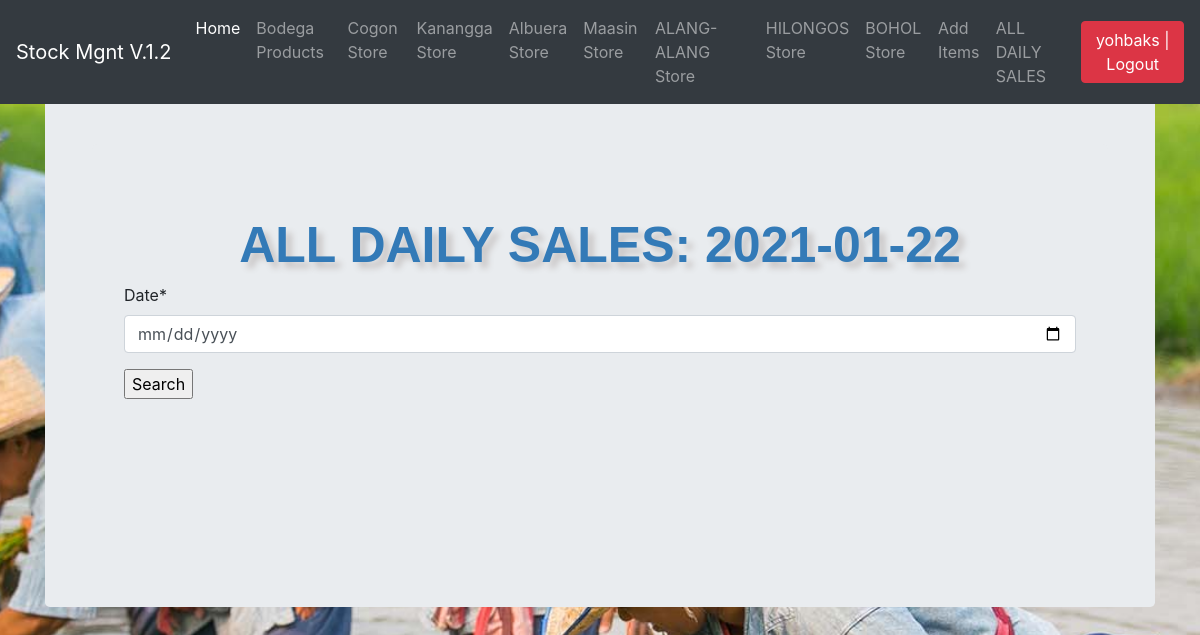
Page /all_sales/ (signed in) on the committed database.
### stockmgmt/models.py (models this page shows, shortened)
class All_Store(models.Model):
    name = models.CharField(max_length=100, blank=True, null=True, verbose_name='Store name', choices=issue_to_category)
    slug = models.SlugField(unique=True, null=False, default='na')
    def get_absolute_url(self):
        return reverse('store', kwargs={'slug': self.slug})

### stockmgmt/views.py (the view)
# urls.py: path('all_sales/',views.all_daily_sales,name='all_sales'),
def all_daily_sales(request):
    date_sale = Date_Sale.objects.all()
    form = AllSaleSearchForm(request.POST or None)
    header='ALL DAILY SALES: '+str(date_sale.last().date)
    all_store = All_Store.objects.all()
    if form.is_valid:
        picked_date=form['date'].value()
        date_sale=Date_Sale.objects.filter(date=picked_date)
        print(date_sale)
    context = {
        'stores':all_store,
        'date_sale': date_sale,
        'header':header,
        'form':form,
    }
    template = 'all_sales.html'
    return render(request, template, context)

### stockmgmt/forms.py
class AllSaleSearchForm(forms.Form):
    date = forms.DateField(
        input_formats=['%Y-%m-%d'],
        widget=forms.DateInput(attrs={
            'type':'date',
            'class':'form_input',
            'data-target':'#datetimepicker'
        })
    )
    class Meta:
        model=Date_Sale
        fields=['date']

### stockmgmt/templates/all_sales.html (shortened to what this page needs)
{% extends "base.html" %}
{% load crispy_forms_tags %}
{% load static %}
{% block body %}
<main role="main" class="container">
  <div class="jumbotron">
      <div class="header"> {{header}}</div>
          	<form method='POST' action=''>{% csrf_token %}
		{{form|crispy}}
        <input type="submit" value='Search'/>
    </form>
        <br><br>
  </div>
</main>
{% endblock %}

### stockmgmt/templates/navbar.html (shortened to what this page needs)
  <nav class="navbar navbar-expand-md navbar-dark fixed-top bg-dark">
  <a class="navbar-brand" href="/">Stock Mgnt V.1.2</a>
  <div class="collapse navbar-collapse" id="navbarCollapse">
    <ul class="navbar-nav mr-auto">
      <li class="nav-item active">
        <a class="nav-link" href="/">Home <span class="sr-only">(current)</span></a>
      </li>
        {% if request.user.is_authenticated %}
      <li class="nav-item">
        <a class="nav-link" href="/list_items">Bodega Products</a>
        </li>
        {% for shop in stores %}
            {% if shop.name != 'BODEGA' %}
            <li class="nav-item">
        <a class="nav-link" href="{{ shop.get_absolute_url }}">{{ shop.name }} Store</a>
      </li>
            {% endif %}
        {% endfor %}
            <li class="nav-item">
        <a class="nav-link" href="/add_items">Add Items</a>
      </li>
      <li class="nav-item">
        <a class="nav-link" href="{% url 'all_sales' %}" tabindex="-1" aria-disabled="true">ALL DAILY SALES</a>
      </li>
        {% endif %}
    </ul>
          <ul class="navbar-nav">
        {% if request.user.is_authenticated %}
        <li><a href="/accounts/logout"><button class="btn btn-danger">{{ user }} | Logout</button></a></li>
        {% else %}
        <li><a href="/accounts/login">Login</a></li>
        {% endif %}
    </ul>
  </div>
</nav>

### stockmgmt/static/css/stylesheet.css (style rules this page uses)
body { background-color: #34eb6b; }
.header { font-family: helvetica; color: #337ab7; font-size: 50px; text-align: center; width: 100%; text-shadow: 6px 6px 6px #c9c6c6; display: block; font-weight: bolder; }
body { background-image: url("../img/bg.jpg"); background-position: center; background-repeat: no-repeat; background-size: cover; }

### stockmgmt/static/css/navbar-top-fixed.css (style rules this page uses)
body { min-height: 75rem; padding-top: 4.5rem; }

### rows in the picture
All_Store: name "Cogon"
All_Store: name "Kanangga"
All_Store: name "Albuera"
All_Store: name "Maasin"
All_Store: name "ALANG-ALANG"
All_Store: name "HILONGOS"
All_Store: name "BOHOL"

### other values in the picture
{{ user }} "yohbaks"
{{ header }} "ALL DAILY SALES: 2021-01-22"
